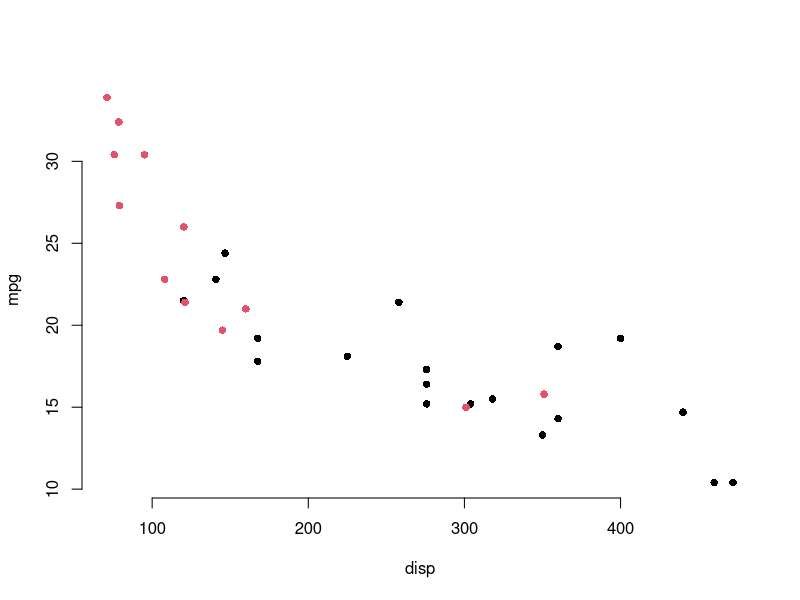
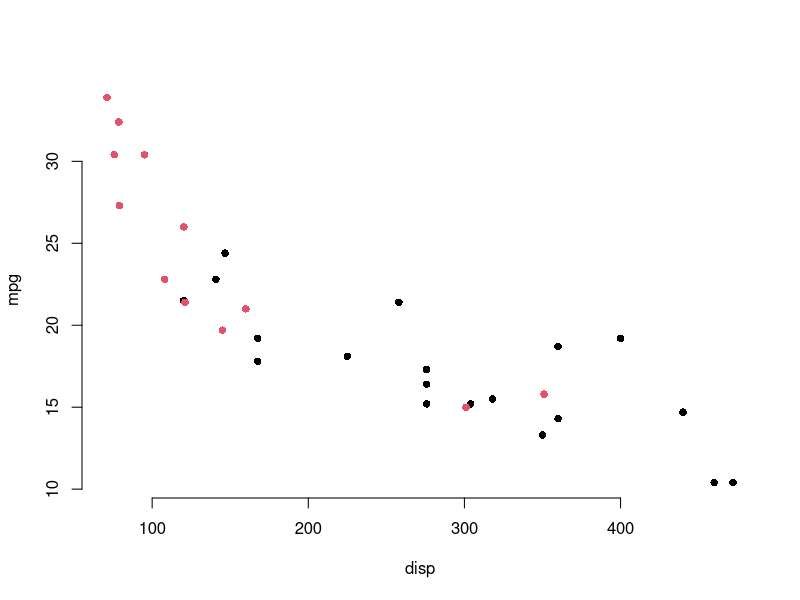

Generate these figures, in order, with R:
## ---- chunk 1
#| fig-width: 6
#| fig-asp: 0.5
plot(mpg ~ disp, data = mtcars, col = factor(am), pch = 16, bty = "n")
## ---- chunk 2
#| fig-width: 6
#| fig-asp: 0.5
#| dev: png
#| dev.args: !expr list(bg = "transparent")
plot(mpg ~ disp, data = mtcars, col = factor(am), pch = 16, bty = "n")
